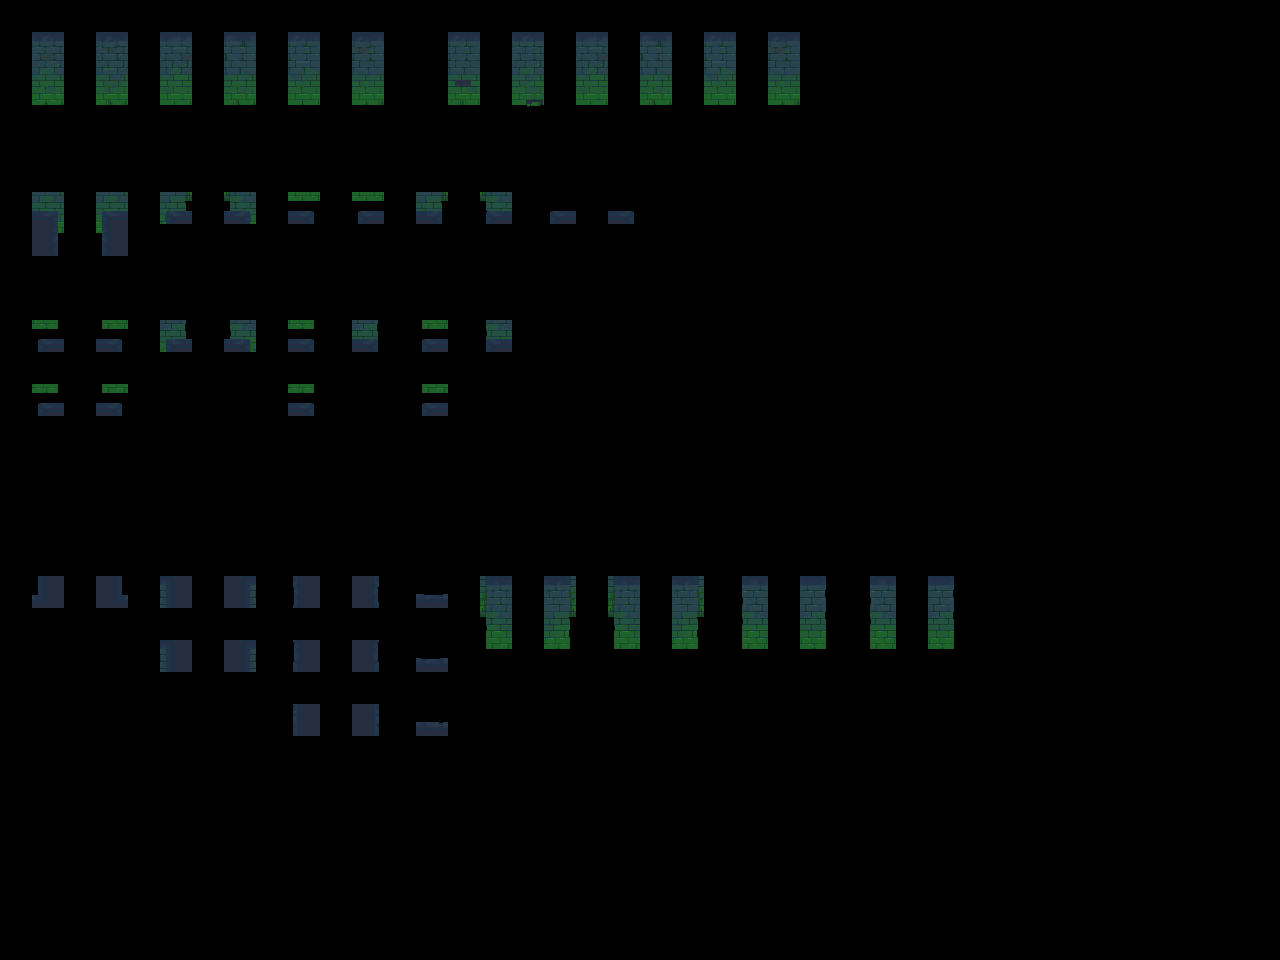

Tiled map render using the project's own tile images. Description and the whole map definition, tile-layer contents included, below:
An orthogonal 40x30 tile map with 32x32 px tiles, 2 tile layers (input_walls, output_walls) and 5 objects.

<map version="1.9" tiledversion="1.9.2" orientation="orthogonal" renderorder="right-down" width="40" height="30" tilewidth="32" tileheight="32" infinite="0" nextlayerid="4" nextobjectid="7">
 <properties>
  <property name="MatchInOrder" type="bool" value="true" />
 </properties>
 <tileset firstgid="1" source="../tilesets/Sewers-Tileset-wall-2-water.tsx" />
 <layer id="1" name="input_walls" width="40" height="30" opacity="0.83">
  <data encoding="csv">
0,0,0,0,0,0,0,0,0,0,0,0,0,0,0,0,0,0,0,0,0,0,0,0,0,0,0,0,0,0,0,0,0,0,0,0,0,0,0,0,
0,67,0,67,0,67,0,67,0,67,0,67,0,0,67,0,67,0,67,0,67,0,67,0,67,0,0,0,0,0,0,0,0,0,0,0,0,0,0,0,
0,83,0,83,0,83,0,83,0,83,0,83,0,0,83,0,83,0,83,0,83,0,83,0,83,0,0,0,0,0,0,0,0,0,0,0,0,0,0,0,
0,99,0,99,0,99,0,99,0,99,0,99,0,0,99,0,99,0,99,0,99,0,99,0,99,0,0,0,0,0,0,0,0,0,0,0,0,0,0,0,
0,0,0,0,0,0,0,0,0,0,0,0,0,0,0,0,0,0,0,0,0,0,0,0,0,0,0,0,0,0,0,0,0,0,0,0,0,0,0,0,
0,0,0,0,0,0,0,0,0,0,0,0,0,0,0,0,0,0,0,0,0,0,0,0,0,0,0,0,0,0,0,0,0,0,0,0,0,0,0,0,
0,6,0,8,0,12,0,44,0,38,0,40,0,58,0,74,0,17,0,21,0,0,0,0,0,0,0,0,0,0,0,0,0,0,0,0,0,0,0,0,
0,22,0,24,0,0,0,0,0,0,0,0,0,0,0,0,0,0,0,0,0,0,0,0,0,0,0,0,0,0,0,0,0,0,0,0,0,0,0,0,
0,0,0,0,0,0,0,0,0,0,0,0,0,0,0,0,0,0,0,0,0,0,0,0,0,0,0,0,0,0,0,0,0,0,0,0,0,0,0,0,
0,0,0,0,0,0,0,0,0,0,0,0,0,0,0,0,0,0,0,0,0,0,0,0,0,0,0,0,0,0,0,0,0,0,0,0,0,0,0,0,
0,76,0,108,0,109,0,125,0,102,0,118,0,104,0,120,0,0,0,0,0,0,0,0,0,0,0,0,0,0,0,0,0,0,0,0,0,0,0,0,
0,0,0,0,0,0,0,0,0,0,0,0,0,0,0,0,0,0,0,0,0,0,0,0,0,0,0,0,0,0,0,0,0,0,0,0,0,0,0,0,
0,30,0,29,0,0,0,0,0,13,0,0,0,15,0,0,0,0,0,0,0,0,0,0,0,0,0,0,0,0,0,0,0,0,0,0,0,0,0,0,
0,0,0,0,0,0,0,0,0,0,0,0,0,0,0,0,0,0,0,0,0,0,0,0,0,0,0,0,0,0,0,0,0,0,0,0,0,0,0,0,
0,0,0,0,0,0,0,0,0,0,0,0,0,0,0,0,0,0,0,0,0,0,0,0,0,0,0,0,0,0,0,0,0,0,0,0,0,0,0,0,
0,0,0,0,0,0,0,0,0,0,0,0,0,0,0,0,0,0,0,0,0,0,0,0,0,0,0,0,0,0,0,0,0,0,0,0,0,0,0,0,
0,0,0,0,0,0,0,0,0,0,0,0,0,0,0,0,0,0,0,0,0,0,0,0,0,0,0,0,0,0,0,0,0,0,0,0,0,0,0,0,
0,0,0,0,0,0,0,0,0,0,0,0,0,0,0,0,0,0,0,0,0,0,0,0,0,0,0,0,0,0,0,0,0,0,0,0,0,0,0,0,
0,18,0,20,0,50,0,52,0,33,0,37,0,3,0,66,0,68,0,66,0,68,0,49,0,53,0,49,0,53,0,0,0,0,0,0,0,0,0,0,
0,0,0,0,0,0,0,0,0,0,0,0,0,0,0,82,0,84,0,82,0,84,0,65,0,69,0,65,0,69,0,0,0,0,0,0,0,0,0,0,
0,0,0,0,0,50,0,52,0,33,0,37,0,3,0,98,0,100,0,98,0,100,0,81,0,85,0,81,0,85,0,0,0,0,0,0,0,0,0,0,
0,0,0,0,0,0,0,0,0,0,0,0,0,0,0,0,0,0,0,0,0,0,0,0,0,0,0,0,0,0,0,0,0,0,0,0,0,0,0,0,
0,0,0,0,0,0,0,0,0,33,0,37,0,3,0,0,0,0,0,0,0,0,0,0,0,0,0,0,0,0,0,0,0,0,0,0,0,0,0,0,
0,0,0,0,0,0,0,0,0,0,0,0,0,0,0,0,0,0,0,0,0,0,0,0,0,0,0,0,0,0,0,0,0,0,0,0,0,0,0,0,
0,0,0,0,0,0,0,0,0,0,0,0,0,0,0,0,0,0,0,0,0,0,0,0,0,0,0,0,0,0,0,0,0,0,0,0,0,0,0,0,
0,0,0,0,0,0,0,0,0,0,0,0,0,0,0,0,0,0,0,0,0,0,0,0,0,0,0,0,0,0,0,0,0,0,0,0,0,0,0,0,
0,0,0,0,0,0,0,0,0,0,0,0,0,0,0,0,0,0,0,0,0,0,0,0,0,0,0,0,0,0,0,0,0,0,0,0,0,0,0,0,
0,0,0,0,0,0,0,0,0,0,0,0,0,0,0,0,0,0,0,0,0,0,0,0,0,0,0,0,0,0,0,0,0,0,0,0,0,0,0,0,
0,0,0,0,0,0,0,0,0,0,0,0,0,0,0,0,0,0,0,0,0,0,0,0,0,0,0,0,0,0,0,0,0,0,0,0,0,0,0,0,
0,0,0,0,0,0,0,0,0,0,0,0,0,0,0,0,0,0,0,0,0,0,0,0,0,0,0,0,0,0,0,0,0,0,0,0,0,0,0,0
</data>
 </layer>
 <layer id="2" name="output_walls" width="40" height="30">
  <data encoding="csv">
0,0,0,0,0,0,0,0,0,0,0,0,0,0,0,0,0,0,0,0,0,0,0,0,0,0,0,0,0,0,0,0,0,0,0,0,0,0,0,0,
0,145,0,146,0,147,0,148,0,149,0,150,0,0,152,0,153,0,154,0,155,0,156,0,157,0,0,0,0,0,0,0,0,0,0,0,0,0,0,0,
0,161,0,162,0,163,0,164,0,165,0,166,0,0,168,0,169,0,170,0,171,0,172,0,173,0,0,0,0,0,0,0,0,0,0,0,0,0,0,0,
0,177,0,178,0,179,0,180,0,181,0,182,0,0,184,0,185,0,186,0,187,0,188,0,189,0,0,0,0,0,0,0,0,0,0,0,0,0,0,0,
0,0,0,0,0,0,0,0,0,0,0,0,0,0,0,0,0,0,0,0,0,0,0,0,0,0,0,0,0,0,0,0,0,0,0,0,0,0,0,0,
0,0,0,0,0,0,0,0,0,0,0,0,0,0,0,0,0,0,0,0,0,0,0,0,0,0,0,0,0,0,0,0,0,0,0,0,0,0,0,0,
0,7,0,9,0,28,0,60,0,39,0,41,0,59,0,75,0,2,0,4,0,0,0,0,0,0,0,0,0,0,0,0,0,0,0,0,0,0,0,0,
0,23,0,25,0,0,0,0,0,0,0,0,0,0,0,0,0,0,0,0,0,0,0,0,0,0,0,0,0,0,0,0,0,0,0,0,0,0,0,0,
0,0,0,0,0,0,0,0,0,0,0,0,0,0,0,0,0,0,0,0,0,0,0,0,0,0,0,0,0,0,0,0,0,0,0,0,0,0,0,0,
0,0,0,0,0,0,0,0,0,0,0,0,0,0,0,0,0,0,0,0,0,0,0,0,0,0,0,0,0,0,0,0,0,0,0,0,0,0,0,0,
0,92,0,124,0,110,0,126,0,103,0,119,0,105,0,121,0,0,0,0,0,0,0,0,0,0,0,0,0,0,0,0,0,0,0,0,0,0,0,0,
0,0,0,0,0,0,0,0,0,0,0,0,0,0,0,0,0,0,0,0,0,0,0,0,0,0,0,0,0,0,0,0,0,0,0,0,0,0,0,0,
0,46,0,45,0,0,0,0,0,14,0,0,0,16,0,0,0,0,0,0,0,0,0,0,0,0,0,0,0,0,0,0,0,0,0,0,0,0,0,0,
0,0,0,0,0,0,0,0,0,0,0,0,0,0,0,0,0,0,0,0,0,0,0,0,0,0,0,0,0,0,0,0,0,0,0,0,0,0,0,0,
0,0,0,0,0,0,0,0,0,0,0,0,0,0,0,0,0,0,0,0,0,0,0,0,0,0,0,0,0,0,0,0,0,0,0,0,0,0,0,0,
0,0,0,0,0,0,0,0,0,0,0,0,0,0,0,0,0,0,0,0,0,0,0,0,0,0,0,0,0,0,0,0,0,0,0,0,0,0,0,0,
0,0,0,0,0,0,0,0,0,0,0,0,0,0,0,0,0,0,0,0,0,0,0,0,0,0,0,0,0,0,0,0,0,0,0,0,0,0,0,0,
0,0,0,0,0,0,0,0,0,0,0,0,0,0,0,0,0,0,0,0,0,0,0,0,0,0,0,0,0,0,0,0,0,0,0,0,0,0,0,0,
0,193,0,194,0,209,0,210,0,195,0,196,0,197,0,198,0,199,0,200,0,201,0,202,0,203,0,204,0,205,0,0,0,0,0,0,0,0,0,0,
0,0,0,0,0,0,0,0,0,0,0,0,0,0,0,214,0,215,0,216,0,217,0,218,0,219,0,220,0,221,0,0,0,0,0,0,0,0,0,0,
0,0,0,0,0,225,0,226,0,211,0,212,0,213,0,230,0,231,0,232,0,233,0,234,0,235,0,236,0,237,0,0,0,0,0,0,0,0,0,0,
0,0,0,0,0,0,0,0,0,0,0,0,0,0,0,0,0,0,0,0,0,0,0,0,0,0,0,0,0,0,0,0,0,0,0,0,0,0,0,0,
0,0,0,0,0,0,0,0,0,227,0,228,0,229,0,0,0,0,0,0,0,0,0,0,0,0,0,0,0,0,0,0,0,0,0,0,0,0,0,0,
0,0,0,0,0,0,0,0,0,0,0,0,0,0,0,0,0,0,0,0,0,0,0,0,0,0,0,0,0,0,0,0,0,0,0,0,0,0,0,0,
0,0,0,0,0,0,0,0,0,0,0,0,0,0,0,0,0,0,0,0,0,0,0,0,0,0,0,0,0,0,0,0,0,0,0,0,0,0,0,0,
0,0,0,0,0,0,0,0,0,0,0,0,0,0,0,0,0,0,0,0,0,0,0,0,0,0,0,0,0,0,0,0,0,0,0,0,0,0,0,0,
0,0,0,0,0,0,0,0,0,0,0,0,0,0,0,0,0,0,0,0,0,0,0,0,0,0,0,0,0,0,0,0,0,0,0,0,0,0,0,0,
0,0,0,0,0,0,0,0,0,0,0,0,0,0,0,0,0,0,0,0,0,0,0,0,0,0,0,0,0,0,0,0,0,0,0,0,0,0,0,0,
0,0,0,0,0,0,0,0,0,0,0,0,0,0,0,0,0,0,0,0,0,0,0,0,0,0,0,0,0,0,0,0,0,0,0,0,0,0,0,0,
0,0,0,0,0,0,0,0,0,0,0,0,0,0,0,0,0,0,0,0,0,0,0,0,0,0,0,0,0,0,0,0,0,0,0,0,0,0,0,0
</data>
 </layer>
 <objectgroup id="3" name="rule_options" offsetx="-10.6667" offsety="-16.6667">
  <object id="1" x="22" y="28" width="131" height="124.667">
   <properties>
    <property name="Disabled" type="bool" value="false" />
    <property name="Probability" type="float" value="0.4" />
   </properties>
  </object>
  <object id="2" x="28" y="180.667" width="917.333" height="320">
   <properties>
    <property name="Disabled" type="bool" value="false" />
    <property name="Probability" type="float" value="0.25" />
   </properties>
  </object>
  <object id="4" x="29.6667" y="568.333" width="955" height="205">
   <properties>
    <property name="Probability" type="float" value="0.25" />
   </properties>
  </object>
  <object id="5" x="448.667" y="28.6667" width="497" height="129">
   <properties>
    <property name="Probability" type="float" value="0.15" />
   </properties>
  </object>
  <object id="6" x="162.667" y="29" width="243.333" height="123.667">
   <properties>
    <property name="Probability" type="float" value="0.25" />
   </properties>
  </object>
 </objectgroup>
</map>
